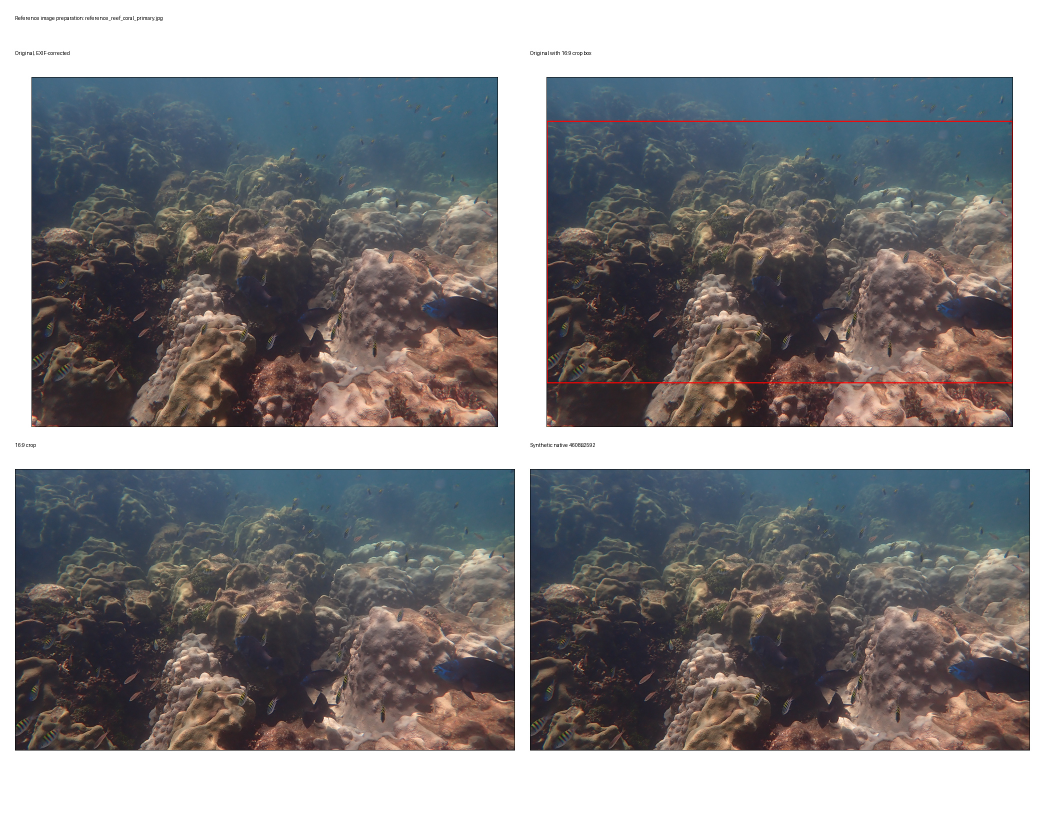
#> input picture reference_images/prepared_native_for_ab.jpg, 2090 x 1668 px (shown at 1/2 size)
$ python bm_temporal_fuse_validate.py --source ../reference_images/prepared_native_for_ab.jpg --output-dir out   (older library calls are emulated)
#> lines starting #> are read from the running program, lines starting #| are printed output that depends on the picture; after the words box and inside, x2 and y2 are one past the last pixel; in counts of white or black regions, pixels touching at a corner belong together
#!/usr/bin/env python3
# filename: bm_temporal_fuse_validate.py
# description: Sprint21 day-2 — score the fusion ladder against KNOWN ground truth by
#              simulating the real capture/transmit/truncation chain on a full-res reef frame.
"""
Ground-truth validation for cross-cycle temporal fusion.

WHY
Day-1 metrics compare delivered frames against each other. That can only ever say which
damaged frame a composite resembles, never whether it recovered the reef. bmcam001 has
delivered no complete image since at least 2026-09-01, so no true reference exists in the
received data at all. This tool manufactures one: it starts from a full-resolution reef
frame, pushes copies through a model of the real capture -> encode -> partial-delivery
chain, fuses them, and scores every rung against the original.

THE CHAIN MODELLED (each step's parameters come from measured bmcam001 data)
  1. RC geometry            16:9 crop -> Lanczos to 1000x562, the transmitted size
  2. Per-cycle illumination per-channel gain and additive veil drift; spread taken from
                            the GRVI card solves across the real frames (gain G 0.28-0.41,
                            veil G 0.057-0.113 -> ~15% and ~30% coefficients of variation)
  3. Transients             drifting particles and an occasional fish-sized blob, the
                            things day-1's L5 rung exists to reject
  4. Sensor/ISP noise       Gaussian, sigma matched to the measured flat-region noise
  5. Progressive encode     Pillow progressive+optimize at the OBSERVED quality (q70)
  6. Partial delivery       keep the first M of N messages at the REAL delivered prefixes
                            (default: the 2026-09-04 set, 74.2/76.6/88.2/91.0/91.1%),
                            288 raw bytes per message (image_buffer_size 384 base64 chars)
  7. Backend derivative     decode the truncated stream with LOAD_TRUNCATED_IMAGES and
                            re-encode baseline q85, exactly what the gallery serves

OUTPUT is an intake-shaped folder, so tools/bm_temporal_fuse.py runs on it unmodified,
plus truth/ and a score table (PSNR and SSIM of every rung against the original).

INPUTS
  --source IMG          full-resolution reef frame (default: the P9 card reference)
  --output-dir DIR      run folder to create
  --prefixes A,B,...    delivered fractions to simulate (default: the real 09-04 set)
  --quality Q           progressive JPEG quality (default 70, the observed ladder rung)
  --seed N              reproducibility

EXAMPLE
  python3 tools/bm_temporal_fuse_validate.py \
      --output-dir runs/sprint21_day2_truth_20260905
  python3 tools/bm_temporal_fuse.py --run-dir runs/sprint21_day2_truth_20260905 --group all

ASSUMPTIONS / KNOWN LIMITATIONS
  - The source is a different camera and reef than bmcam001. That is deliberate: this
    validates the FUSION ALGORITHM against truth, not the AOML site.
  - Illumination drift is modelled as a per-channel affine change. Real drift also moves
    shadows as the sun moves; this model does NOT reproduce that, so it flatters any
    method that assumes a static scene. Cross-day fusion will therefore score BETTER here
    than it does on real frames -- read the within-day numbers as the trustworthy ones.
  - The truncation model assumes tail loss (no internal gap), which matched 20 of 24 real
    cycles.
"""
from __future__ import annotations

import argparse
import base64
import io
import json
import math
import os
import subprocess
import sys
from datetime import datetime, timezone

import cv2
import numpy as np
from PIL import Image, ImageFile

CHUNK_B64_CHARS = 384          # bmcam001 image_buffer_size
CHUNK_RAW_BYTES = CHUNK_B64_CHARS // 4 * 3      # 288
OUT_W, OUT_H = 1000, 562
DEFAULT_PREFIXES = "0.742,0.766,0.882,0.910,0.911"
DEFAULT_SOURCE = "reference_images/reference_reef_coral_card_01.jpg"


def rc_geometry(src_bgr):
    """Full-res frame -> the transmitted 1000x562, mimicking the RC crop + Lanczos."""
    h, w = src_bgr.shape[:2]
    target_ar = OUT_W / OUT_H
    ch = int(min(h, w / target_ar))
    cw = int(ch * target_ar)
    y0 = (h - ch) // 2
    x0 = (w - cw) // 2
    crop = src_bgr[y0:y0 + ch, x0:x0 + cw]
    return cv2.resize(crop, (OUT_W, OUT_H), interpolation=cv2.INTER_LANCZOS4)


def degrade(truth, rng, *, gain_cv=0.15, veil_cv=0.30, noise_sigma=1.5, n_particles=25):
    """One cycle's worth of real-world variation, before compression."""
    img = truth.astype(np.float32)
    gains = np.exp(rng.normal(0.0, gain_cv, 3)).astype(np.float32)
    veil_base = np.array([4.0, 14.0, 10.0], np.float32)      # BGR, green-dominant water
    veils = veil_base * np.exp(rng.normal(0.0, veil_cv, 3)).astype(np.float32)
    img = img * gains + veils
    for _ in range(n_particles):                              # drifting marine snow
        cx, cy = rng.integers(0, OUT_W), rng.integers(0, OUT_H)
        r = int(rng.integers(1, 4))
        cv2.circle(img, (int(cx), int(cy)), r,
                   tuple(float(v) for v in (img[cy, cx] + rng.uniform(25, 70))), -1)
    if rng.random() < 0.6:                                    # a fish transiting
        cx, cy = rng.integers(100, OUT_W - 100), rng.integers(60, OUT_H - 120)
        cv2.ellipse(img, (int(cx), int(cy)), (int(rng.integers(28, 60)), int(rng.integers(9, 18))),
                    float(rng.uniform(-20, 20)), 0, 360,
                    tuple(float(v) for v in (img[cy, cx] * 0.55 + 40)), -1)
    img += rng.normal(0.0, noise_sigma, img.shape)
    return np.clip(img, 0, 255).astype(np.uint8)


def transmit(bgr, quality, prefix):
    """Progressive encode -> keep the first M of N messages -> what the backend serves."""
    buf = io.BytesIO()
    Image.fromarray(cv2.cvtColor(bgr, cv2.COLOR_BGR2RGB)).save(
        buf, format="JPEG", quality=quality, progressive=True, optimize=True)
    raw = buf.getvalue()
    n_msg = math.ceil(len(base64.b64encode(raw)) / CHUNK_B64_CHARS)
    keep = max(1, int(math.floor(n_msg * prefix)))
    cut = min(len(raw), keep * CHUNK_RAW_BYTES)
    prior = ImageFile.LOAD_TRUNCATED_IMAGES
    ImageFile.LOAD_TRUNCATED_IMAGES = True
    try:
        im = Image.open(io.BytesIO(raw[:cut]))
        im.load()
        rgb = np.asarray(im.convert("RGB"))
    finally:
        ImageFile.LOAD_TRUNCATED_IMAGES = prior
    out = io.BytesIO()                                       # backend display derivative
    Image.fromarray(rgb).save(out, format="JPEG", quality=85, optimize=True)
    served = cv2.imdecode(np.frombuffer(out.getvalue(), np.uint8), cv2.IMREAD_COLOR)
    return served, {"planned_chunks": n_msg, "received_chunks": keep,
                    "usable_prefix_pct": round(keep / n_msg * 100, 1),
                    "first_gap_index": keep, "end_seen": False, "complete": False,
                    "encoded_bytes": len(raw)}


def score(a, b):
    """PSNR and SSIM of `a` against truth `b`."""
    from skimage.metrics import structural_similarity as ssim
    a32, b32 = a.astype(np.float32), b.astype(np.float32)
    mse = float(((a32 - b32) ** 2).mean())
    psnr = 10 * math.log10(255.0 ** 2 / mse) if mse > 0 else 99.0
    s = ssim(cv2.cvtColor(b, cv2.COLOR_BGR2GRAY), cv2.cvtColor(a, cv2.COLOR_BGR2GRAY))
    return round(psnr, 2), round(float(s), 4)


def main(argv=None) -> int:
    ap = argparse.ArgumentParser(description=__doc__,
                                 formatter_class=argparse.RawDescriptionHelpFormatter)
    ap.add_argument("--source", default=DEFAULT_SOURCE)
    ap.add_argument("--output-dir", required=True)
    ap.add_argument("--prefixes", default=DEFAULT_PREFIXES)
    ap.add_argument("--quality", type=int, default=70)
    ap.add_argument("--seed", type=int, default=7)
    args = ap.parse_args(argv)

    out = args.output_dir
    os.makedirs(os.path.join(out, "frames"), exist_ok=True)
    os.makedirs(os.path.join(out, "truth"), exist_ok=True)

    src = cv2.imread(os.path.expanduser(args.source), cv2.IMREAD_COLOR)
#> src is the input picture: shape (1668, 2090, 3); mean B, G, R 137.4, 135.5, 137.4
    if src is None:
        print(f"[ERROR] cannot read source {args.source}", file=sys.stderr)
        return 1
    truth = rc_geometry(src)
#> in rc_geometry, `crop = src_bgr[y0:y0 + ch, x0:x0 + cw]`:
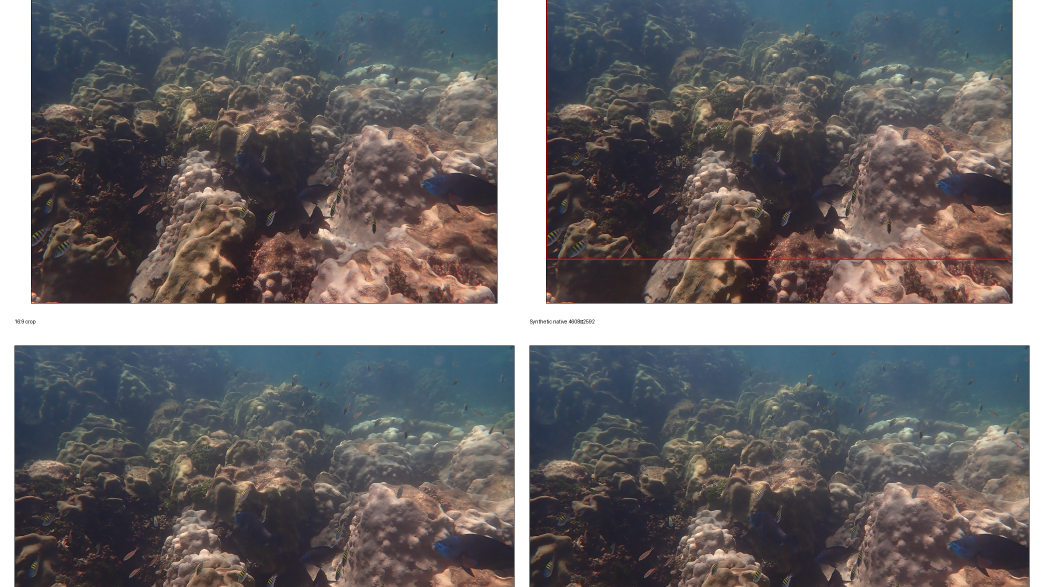
#> crop: shape (1174, 2088, 3) (shown at 1/2 size); mean B, G, R 109, 107.4, 110.6
#> in rc_geometry, `return cv2.resize(crop, (OUT_W, OUT_H), interpolation=cv2.INTER_LANCZO..`:
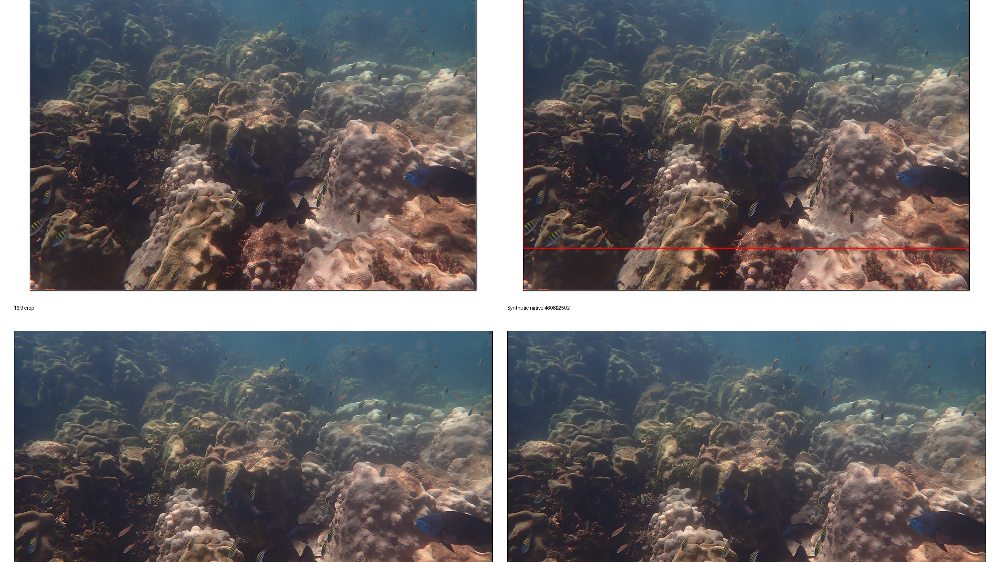
#> returned value: shape (562, 1000, 3); mean of channels 0, 1, 2 109, 107.4, 110.5; drawn as B, G, R
    cv2.imwrite(os.path.join(out, "truth", "ground_truth.png"), truth)
    print(f"[truth] {args.source} {src.shape[1]}x{src.shape[0]} -> {OUT_W}x{OUT_H} ground truth")
#| [truth] ../reference_images/prepared_native_for_ab.jpg 2090x1668 -> 1000x562 ground truth

    rng = np.random.default_rng(args.seed)
    prefixes = [float(x) for x in args.prefixes.split(",")]
    recs = []
    for i, pfx in enumerate(prefixes):
        deg = degrade(truth, rng)
#> in degrade, `img = img * gains + veils`:
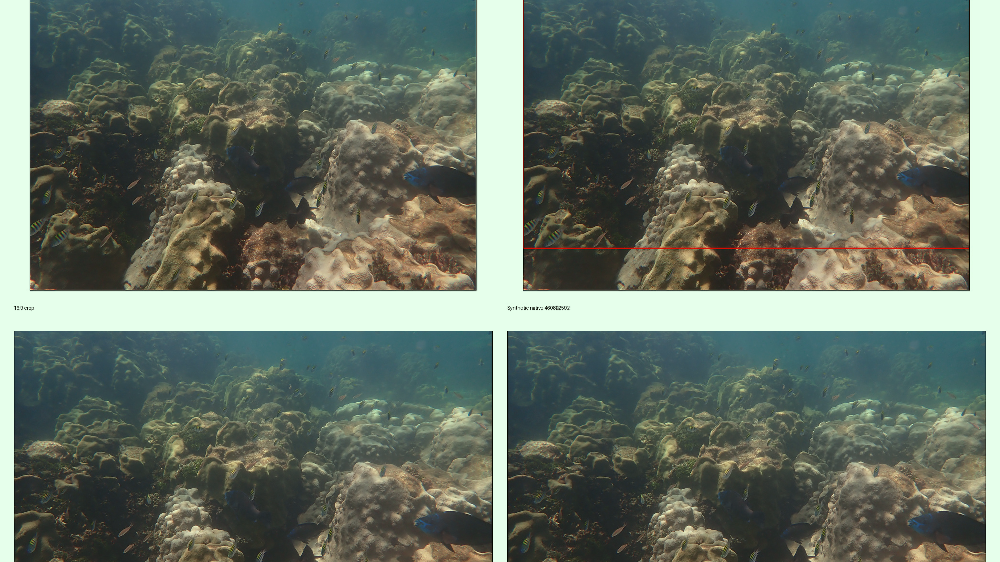
#> img: shape (562, 1000, 3) float32; mean B, G, R 112.5, 124.6, 113.5; drawn with min black and max white
#> after the loop in degrade, `for _ in range(n_particles):`:
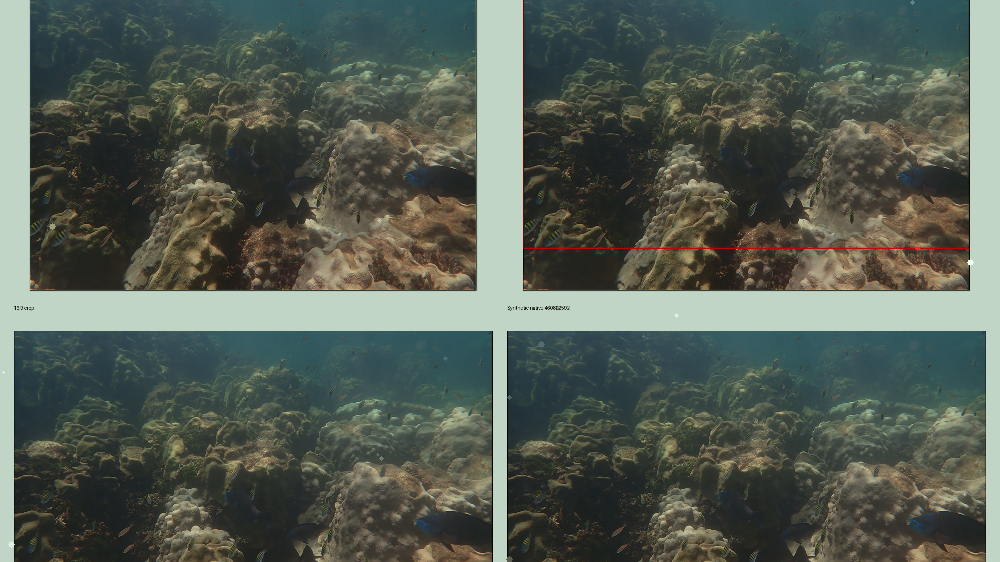
#> img: shape (562, 1000, 3) float32; 0.07% of pixels changed, all inside (x1, y1, x2, y2) = (2, 0, 974, 562); drawn with min black and max white
#> in degrade, `cx, cy = rng.integers(100, OUT_W - 100), rng.integers(60, OUT_H - 120)`: cx = 177; cy = 62
#> in degrade, `cv2.ellipse(img, (int(cx), int(cy)), (int(rng.integers(28, 60)), int(r..`:
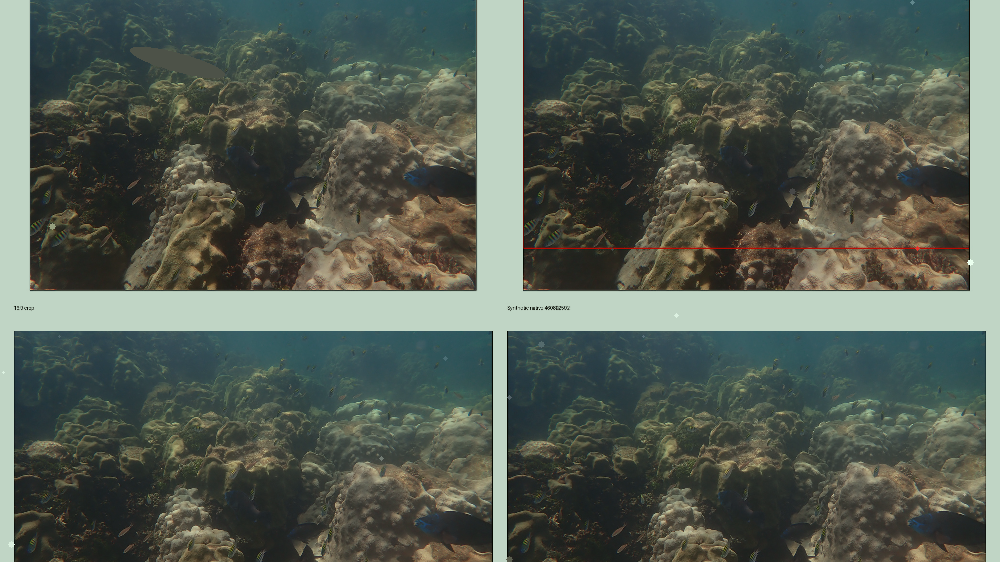
#> img: shape (562, 1000, 3) float32; 0.26% of pixels changed, all inside (x1, y1, x2, y2) = (130, 47, 225, 78); drawn with min black and max white
        served, delivery = transmit(deg, args.quality, pfx)
#> in transmit, `im = Image.open(io.BytesIO(raw[:cut]))`:
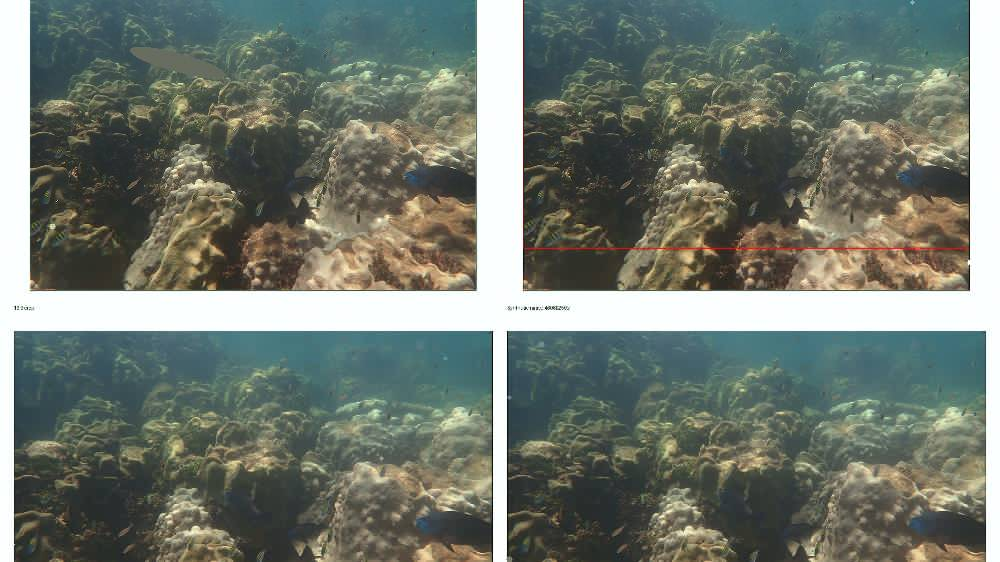
#> im: PIL image 1000x562 RGB; mean R, G, B 113.1, 120.7, 111.2
#> delivery = {'planned_chunks': 308, 'received_chunks': 228, 'usable_prefix_pct': 74, 'first_gap_index': 228, 'end_seen': False, 'complete': False, 'encoded_bytes': 88551}
        stamp = f"2026-09-04T{14 + i:02d}:00:00Z"
        name = stamp.replace(":", "-") + ".jpg"
        cv2.imwrite(os.path.join(out, "frames", name), served,
                    [int(cv2.IMWRITE_JPEG_QUALITY), 95])
        p, s = score(served, truth)
#> in score, `mse = float(((a32 - b32) ** 2).mean())`: mse = 147.3
#> in score, `psnr = 10 * math.log10(255.0 ** 2 / mse) if mse > 0 else 99.0`: psnr = 26.45
#> in score, `s = ssim(cv2.cvtColor(b, cv2.COLOR_BGR2GRAY), cv2.cvtColor(a, cv2.COLO..`: s = 0.897
#> p = 26.45; s = 0.897
        recs.append({"capture_utc": stamp, "date": stamp[:10], "hour_utc": stamp[11:13],
                     "archived_as": f"frames/{name}", "source_path": args.source,
                     "bytes": os.path.getsize(os.path.join(out, "frames", name)),
                     "width": OUT_W, "height": OUT_H, "duplicate_copies": [],
                     "sharpness_lapvar": round(float(cv2.Laplacian(
                         cv2.cvtColor(served, cv2.COLOR_BGR2GRAY), cv2.CV_64F).var()), 1),
                     "delivery": delivery, "simulated": True,
                     "truth_psnr": p, "truth_ssim": s})
        print(f"  cycle {i}  prefix {delivery['usable_prefix_pct']:5.1f}%  "
              f"{delivery['received_chunks']:3d}/{delivery['planned_chunks']:3d} msgs  "
              f"PSNR {p:5.2f}  SSIM {s:.4f}")
#|   cycle 0  prefix  74.0%  228/308 msgs  PSNR 26.45  SSIM 0.8971

    json.dump(recs, open(os.path.join(out, "frames_manifest.json"), "w"), indent=2)
    try:
#> (the run stopped early here; a loop or call above may not have finished)
